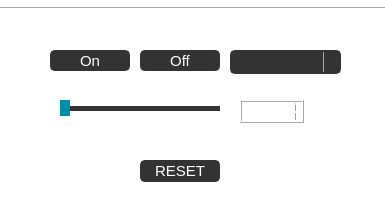
<?xml version="1.0" encoding="UTF-8"?>
<ui version="4.0">
 <class>switcher_window</class>
 <widget class="QDialog" name="switcher_window">
  <property name="geometry">
   <rect>
    <x>0</x>
    <y>0</y>
    <width>385</width>
    <height>200</height>
   </rect>
  </property>
  <property name="windowTitle">
   <string>Dialog</string>
  </property>
  <property name="styleSheet">
   <string notr="true">background-color:
rgb(255, 255, 255);</string>
  </property>
  <widget class="QPushButton" name="Off">
   <property name="geometry">
    <rect>
     <x>140</x>
     <y>50</y>
     <width>80</width>
     <height>21</height>
    </rect>
   </property>
   <property name="styleSheet">
    <string notr="true">QPushButton {
	border: 2px solid rgb(51,51,51);
	border-radius: 5px;	
	color:rgb(255,255,255);
	font-family:&quot;Calibri&quot;;
	font-size: 15px;
	background-color: rgb(51,51,51);
}
QPushButton:hover {
	border: 2px solid rgb(0,143,150);
	background-color: rgb(0,143,150);
}
QPushButton:pressed {	
	border: 2px solid rgb(0,143,150);
	background-color: rgb(51,51,51);
}

QPushButton:disabled {	
	border-radius: 5px;	
	border: 2px solid rgb(112,112,112);
	background-color: rgb(112,112,112);
}</string>
   </property>
   <property name="text">
    <string>Off</string>
   </property>
  </widget>
  <widget class="QPushButton" name="On">
   <property name="geometry">
    <rect>
     <x>50</x>
     <y>50</y>
     <width>80</width>
     <height>21</height>
    </rect>
   </property>
   <property name="styleSheet">
    <string notr="true">QPushButton {
	border: 2px solid rgb(51,51,51);
	border-radius: 5px;	
	color:rgb(255,255,255);
	font-family:&quot;Calibri&quot;;
	font-size: 15px;
	background-color: rgb(51,51,51);
}
QPushButton:hover {
	border: 2px solid rgb(0,143,150);
	background-color: rgb(0,143,150);
}
QPushButton:pressed {	
	border: 2px solid rgb(0,143,150);
	background-color: rgb(51,51,51);
}

QPushButton:disabled {	
	border-radius: 5px;	
	border: 2px solid rgb(112,112,112);
	background-color: rgb(112,112,112);
}</string>
   </property>
   <property name="text">
    <string>On</string>
   </property>
  </widget>
  <widget class="QComboBox" name="rooms_list">
   <property name="geometry">
    <rect>
     <x>230</x>
     <y>50</y>
     <width>111</width>
     <height>24</height>
    </rect>
   </property>
   <property name="styleSheet">
    <string notr="true">QComboBox {
	border: 2px solid rgb(51,51,51);
	border-radius: 5px;	
	color:rgb(255,255,255);
	font-family:&quot;Calibri&quot;;
	font-size: 15px;
	background-color: rgb(51,51,51);
}

QComboBox:hover {
	border: 2px solid rgb(0,143,170);
	border-radius: 5px;	
	color:rgb(255,255,255);
	background-color: rgb(0,143,170);
}

QComboBox:!editable, QComboBox::drop-down:editable {
	background: rgb(51,51,51);
}

QComboBox:!editable:on, QComboBox::drop-down:editable:on {
    background:rgb(51,51,51);
}

QComboBox:on { /* shift the text when the popup opens */
    padding-top: 3px;
    padding-left: 4px;
}

QComboBox::drop-down {
    subcontrol-origin: padding;
    subcontrol-position: top right;
    width: 15px;

    border-left-width: 1px;
    border-left-color: darkgray;
    border-left-style: solid; /* just a single line */
    border-top-right-radius: 5px; /* same radius as the QComboBox */
    border-bottom-right-radius: 5px;
}

QComboBox::down-arrow {
    image: url(icons/1x/arrow.png);
}

QComboBox::down-arrow:on { /* shift the arrow when popup is open */
    top: 1px;
    left: 1px;
}

QComboBox::drop-down {
    background:rgb(51,51,51);
}

</string>
   </property>
   <item>
    <property name="text">
     <string/>
    </property>
   </item>
  </widget>
  <widget class="QSlider" name="horizontalSlider">
   <property name="geometry">
    <rect>
     <x>60</x>
     <y>100</y>
     <width>160</width>
     <height>16</height>
    </rect>
   </property>
   <property name="acceptDrops">
    <bool>false</bool>
   </property>
   <property name="autoFillBackground">
    <bool>false</bool>
   </property>
   <property name="styleSheet">
    <string notr="true">QSlider::groove:horizontal {
    height:5px;
    background: rgb(51,51,51);
}

QSlider::handle:horizontal {
    background:rgb(0,143,170);
    width: 10px;
margin:-8px 0
}

QSlider::add-page:horizondal {
    background:rgb(51,51,51);
}

QSlider::sub-page:horizondal {
    background:rgb(51,51,51);
}</string>
   </property>
   <property name="minimum">
    <number>1</number>
   </property>
   <property name="maximum">
    <number>3</number>
   </property>
   <property name="sliderPosition">
    <number>1</number>
   </property>
   <property name="orientation">
    <enum>Qt::Horizontal</enum>
   </property>
   <property name="invertedAppearance">
    <bool>false</bool>
   </property>
   <property name="invertedControls">
    <bool>false</bool>
   </property>
  </widget>
  <widget class="QLCDNumber" name="lcdNumber">
   <property name="geometry">
    <rect>
     <x>240</x>
     <y>100</y>
     <width>64</width>
     <height>23</height>
    </rect>
   </property>
   <property name="value" stdset="0">
    <double>1.000000000000000</double>
   </property>
  </widget>
  <widget class="Line" name="line">
   <property name="geometry">
    <rect>
     <x>-60</x>
     <y>0</y>
     <width>451</width>
     <height>16</height>
    </rect>
   </property>
   <property name="orientation">
    <enum>Qt::Horizontal</enum>
   </property>
  </widget>
  <widget class="QPushButton" name="reset">
   <property name="geometry">
    <rect>
     <x>140</x>
     <y>160</y>
     <width>80</width>
     <height>22</height>
    </rect>
   </property>
   <property name="styleSheet">
    <string notr="true">QPushButton {
	border: 2px solid rgb(51,51,51);
	border-radius: 5px;	
	color:rgb(255,255,255);
	font-family:&quot;Calibri&quot;;
	font-size: 15px;
	background-color: rgb(51,51,51);
}
QPushButton:hover {
	border: 2px solid rgb(0,143,150);
	background-color: rgb(0,143,150);
}
QPushButton:pressed {	
	border: 2px solid rgb(0,143,150);
	background-color: rgb(51,51,51);
}

QPushButton:disabled {	
	border-radius: 5px;	
	border: 2px solid rgb(112,112,112);
	background-color: rgb(112,112,112);
}</string>
   </property>
   <property name="text">
    <string>RESET</string>
   </property>
  </widget>
 </widget>
 <resources/>
 <connections/>
</ui>
